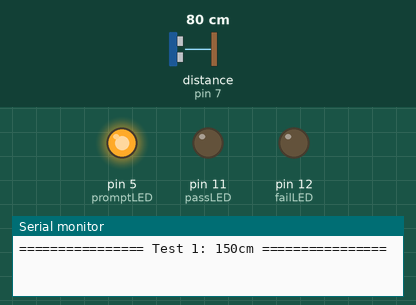
The sketch below on a simulated Arduino Uno, built with avr-gcc and run on an emulated ATmega328P. Parts: output pins drawn as LEDs (lit = HIGH), the last lines printed to the serial monitor. The inputs (shaded band) are chosen by the test bench; at power-on: distance to the obstacle (sensor on pin 7) 80 cm. The echo pulse lasts 58.3 µs per cm; pins used as bus, display or sensor lines are not drawn.

Above: at 0.1 s.
At 29.7 s:
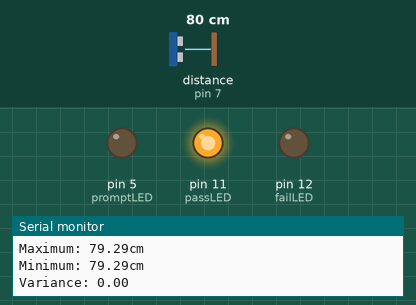
At 54.7 s:
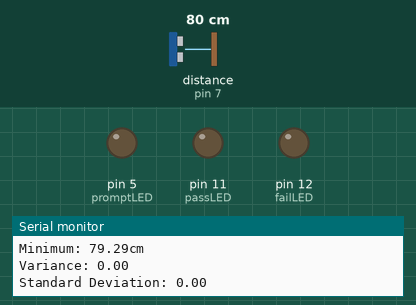
Timing chart, 0 to 56.2 s (numbered marks = the images above):
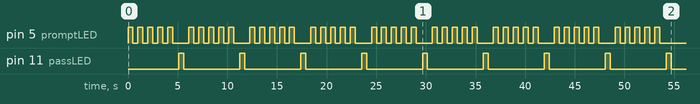

The sketch:

ultrasonicDriver.ino
```cpp
/**
  SYSC 3010 Team Project: The Plant Nursery
  Team W4
  Name: ultrasonicDriver
  Purpose: A driver to test the hardware of the
           ultrasonic sensor

  @author Emma Boulay
  @version 1.3 14/11/19
*/

#include <math.h>

const int promptLED = 5; // Will blink to let you know you have 5 seconds until the next test
const int passLED = 11; //A green LED that blinks if the test passes
const int failLED = 12; //A red LED that blinks if the test fails

const int trigPin = 8;
const int echoPin = 7;

const int nTrials = 5;
const int promptTime = 5; //The number of seconds the promptLED blinks before the next trial starts

int nPass = 0;
int nFail = 0;

/*
 * The modes for the pins are set. Each test distance is run for n trials.
 * After all the tests are run a Test Report Summary is outputed.
 */
void setup() {
  //Set the modes for the LEDs
  pinMode(promptLED, OUTPUT);
  pinMode(passLED, OUTPUT);
  pinMode(failLED, OUTPUT);

  //Set the modes for the ultrasonic pins
  pinMode(trigPin, OUTPUT);
  pinMode(echoPin, INPUT);

  Serial.begin(9600); //begin serial on port 9600

  //The ultra sonic sensor has a range of 2 to 400cm
  int distancesToTest[] = {150, 130, 110, 90, 70, 50, 30, 10, 2};

  for(int i = 0; i < 9; i++){
    runTest(nTrials, distancesToTest[i]);
  }

  Serial.println("================ Test Report Summary ============= ===");
  Serial.println("Total number of tests: " + String(nPass + nFail));
  Serial.println("Number of Successes: " + String(nPass));
  Serial.println("Number of Fails: " + String(nFail));
  Serial.println("Success Rate: " + String(((double) nPass / (nPass + nFail)) * 100) + "%");

}

void loop(){}

/**
   Polls the ultraSonic sensor

   @return the waterDistance in cm, represented as a float
*/
float readUltraSonic(void) {
  digitalWrite(trigPin, LOW);
  delayMicroseconds(2);
  // Sets the trigPin on HIGH state for 10 micro seconds
  digitalWrite(trigPin, HIGH);
  delayMicroseconds(10);
  digitalWrite(trigPin, LOW);
  // Reads the echoPin, returns the sound wave travel time in microseconds
  long duration = pulseIn(echoPin, HIGH);
  // Calculating the distance
  return (duration * 0.034 / 2); //The distance to the water
}

/*
 * Runs the test for n trials. If the average distance is within an
 * acceptable margin of error to the test distance than the test passes
 * and a green LED will blink. Otherwise the test failed and a red LED
 * will blink.
 */
void runTest(int n, int trialDistance){
  static int testNumber = 0;
  ++testNumber;
   Serial.println("================ Test " + String(testNumber) + ": " + String(trialDistance) + "cm ================");
   //Warn the user that the next test is about to begin
   blinkN(promptLED, promptTime);
   float avg = runTrial(n);
   //The test passes
   if(abs((float) trialDistance - avg) <= 0.5*1000){
    blinkN(1, passLED);
    nPass++;
    Serial.println("Test Passed\n");
   }
   //The test fails
   else{
      blinkN(1, failLED);
      nFail++;
      Serial.println("Test Failed\n");
   }

}

/*
 * Runs all the trials for the test and outputs statistics output the
 * data and its spread. Statistics include: Average, Maximum, Minimum,
 * Variance and Standard Deviation. These are indicators if the accuracy
 * of the ultrasonic sensor
 *
 * @param n the number of trials
 * @return the average distance in cm, represented as a float
 */
float runTrial(int n){
  float distanceArray[n];

  for(int i = 0; i < n; i++){
    delayMicroseconds(10);
    float distance = readUltraSonic();
    Serial.println("Trial " + String(i+1) + ": " + String(distance) + "cm");
    distanceArray[i] = distance;
  }

  float avg = getAverage(distanceArray, n);
  Serial.println("Average: " + String(avg) + "cm");
  Serial.println("Maximum: " + String(getMaximum(distanceArray, n)) + "cm");
  Serial.println("Minimum: " + String(getMinimum(distanceArray, n)) + "cm");
  float var = getVar(distanceArray, n, avg);
  Serial.println("Variance: " + String(var));
  Serial.println("Standard Deviation: " + String(getStdDev(var)));

  return avg;

}

/*
 * Computes the average of an array
 *
 * @param arr the float array
 * @param n the size of the array
 * @return the average of an array
 */
float getAverage(float arr[], int n) {
  float sum = 0.0;
   for (int i = 0; i < n; ++i) {
      sum += arr[i];
   }
   return sum / n; //the average
}
/*
 * Computes the minimum of an array
 *
 * @param arr the float array
 * @param n the size of the array
 * @return the minimum value of an array
 */
float getMinimum(float arr[], int n){
  float min = arr[0];
  for(int i = 0; i < n; ++i){
    if(arr[i] < min){
      min = arr[i];
    }
  }
  return min;
}

/*
 * Computes the maximum of an array
 *
 * @param arr the float array
 * @param n the size of the array
 * @return the maximum value of an array
 */
float getMaximum(float arr[], int n){
  float max = arr[0];
  for(int i = 0; i < n; ++i){
    if(arr[i] > max){
      max = arr[i];
    }
  }
  return max;
}

/*
 * Computes the variance of an array
 *
 * @param arr the float array
 * @param n the size of the array
 * @param mean the average of the array
 * @return the variance of the array
 */
float getVar(float arr[], int n, float mean){
  float sumSquares = 0.0;
  for(int i = 0; i < n; ++i){
    sumSquares += pow(arr[i] - mean, 2);
  }
  return sumSquares / n;
}

 /*
 * Computes the standard deviation of an array
 *
 * @param var the variance of the array
 * @return the standard deviation of an array
 */
float getStdDev(float var){
  return sqrt(var);
}

/*
 * An LED is blinked n times at the speed of 0.5 seconds per state (ON or OFF)
 *
 * @param n the number of times to blink the LED
 * @param LED the LED to be blinked
 */
void blinkN(int n, int LED){
  for(int i = 0; i < n*2; i++){
    digitalWrite(LED, !digitalRead(LED));
    delay(500);
  }
}
```
